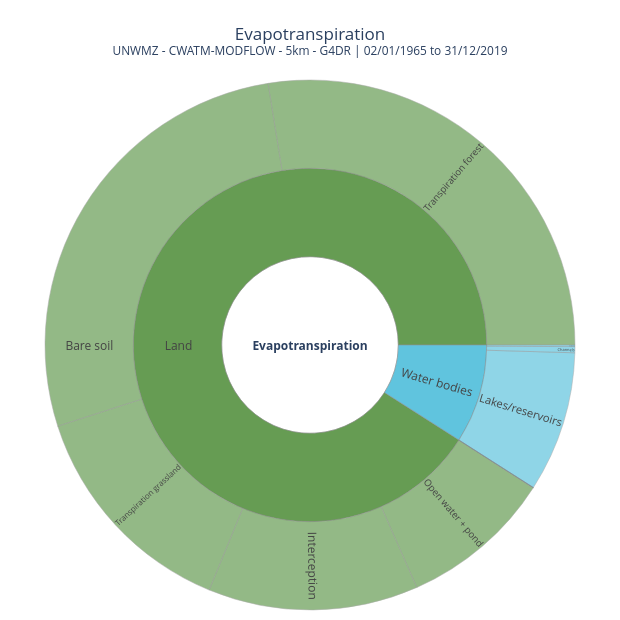

Notebook cell for this chart:
### Code cell
# cell no 15: Evapotranspiration - composition (not a balance): land and water bodies
# ET: terms defined in cell no 07
ETCOL = {"Land": "#669C53", "Water bodies": "#60C4DE"}
etsum = flux("ET_all")
centre = "<b>Evapotranspiration</b>"
ids, labels, parents, values, colors, hover = [centre], [centre], [""], [etsum], ["#ffffff"], [f"{etsum:.1f} mm, {etsum / nyears:.0f} mm/yr"]
for grp, lst in ET.items():
    vals = [(l, flux(c)) for l, c in lst if c in df.columns and flux(c) > 0]
    gv = sum(v for _, v in vals)
    if gv <= 0:
        continue
    ids.append(grp); labels.append(grp); parents.append(centre); values.append(gv); colors.append(ETCOL[grp])
    hover.append(f"{gv:.2f} mm, {gv / nyears:.0f} mm/yr, {100 * gv / etsum:.1f} %")
    for l, v in vals:
        ids.append(f"{grp}/{l}"); labels.append(l); parents.append(grp); values.append(v); colors.append(ETCOL[grp])
        hover.append(f"{v:.2f} mm, {v / nyears:.1f} mm/yr, {100 * v / etsum:.1f} %")
values[0] = sum(v for v, p in zip(values, parents) if p == centre)
# transpiration of the land covers + rest = sum_actTransTotal (check)
print(f"ET total {etsum:.2f} mm ({etsum / nyears:.0f} mm/yr), sum of the parts {values[0]:.2f} mm")
fig = go.Figure(go.Sunburst(ids=ids, labels=labels, parents=parents, values=values, branchvalues="total",
                            marker=dict(colors=colors, line=dict(color="#888", width=0.5)), customdata=hover,
                            hovertemplate="<b>%{label}</b><br>%{customdata}<extra></extra>", insidetextorientation="radial"))
fig.update_layout(title=dict(text=f"Evapotranspiration<br><sup>{title} | {period}</sup>", x=0.5), width=620, height=620,
                  margin=dict(l=10, r=10, t=80, b=10))
figs["Evapotranspiration"] = fig
fig.show()

### Figure 1 — Plotly figure (JSON) as saved in the notebook; plotly's stock layout.template omitted (floating-point values rounded to 4 significant figures)
{"data": [{"branchvalues": "total", "customdata": ["65837.3 mm, 1197 mm/yr", "59888.65 mm, 1089 mm/yr, 91.0 %", "18125.89 mm, 329.6 mm/yr, 27.5 %", "9105.79 mm, 165.6 mm/yr, 13.8 %", "8.83 mm, 0.2 mm/yr, 0.0 %", "2.66 mm, 0.0 mm/yr, 0.0 %", "18058.07 mm, 328.4 mm/yr, 27.4 %", "8439.98 mm, 153.5 mm/yr, 12.8 %", "6139.82 mm, 111.6 mm/yr, 9.3 %", "7.61 mm, 0.1 mm/yr, 0.0 %", "5948.61 mm, 108 mm/yr, 9.0 %", "5639.16 mm, 102.5 mm/yr, 8.6 %", "66.16 mm, 1.2 mm/yr, 0.1 %", "243.29 mm, 4.4 mm/yr, 0.4 %"], "hovertemplate": "<b>%{label}</b><br>%{customdata}<extra></extra>", "ids": ["<b>Evapotranspiration</b>", "Land", "Land/Transpiration forest", "Land/Transpiration grassland", "Land/Transpiration paddy", "Land/Transpiration non-paddy", "Land/Bare soil", "Land/Interception", "Land/Open water + pond", "Land/Irrigation losses", "Water bodies", "Water bodies/Lakes/reservoirs", "Water bodies/Small lakes", "Water bodies/Channels"], "insidetextorientation": "radial", "labels": ["<b>Evapotranspiration</b>", "Land", "Transpiration forest", "Transpiration grassland", "Transpiration paddy", "Transpiration non-paddy", "Bare soil", "Interception", "Open water + pond", "Irrigation losses", "Water bodies", "Lakes/reservoirs", "Small lakes", "Channels"], "marker": {"colors": ["#ffffff", "#669C53", "#669C53", "#669C53", "#669C53", "#669C53", "#669C53", "#669C53", "#669C53", "#669C53", "#60C4DE", "#60C4DE", "#60C4DE", "#60C4DE"], "line": {"color": "#888", "width": 0.5}}, "parents": ["", "<b>Evapotranspiration</b>", "Land", "Land", "Land", "Land", "Land", "Land", "Land", "Land", "<b>Evapotranspiration</b>", "Water bodies", "Water bodies", "Water bodies"], "type": "sunburst", "values": [65840.0, 59890.0, 18130.0, 9106.0, 8.833, 2.656, 18060.0, 8440.0, 6140.0, 7.613, 5949.0, 5639.0, 66.16, 243.3]}], "layout": {"height": 620, "margin": {"b": 10, "l": 10, "r": 10, "t": 80}, "title": {"text": "Evapotranspiration<br><sup>UNWMZ - CWATM-MODFLOW - 5km - G4DR | 02/01/1965 to 31/12/2019</sup>", "x": 0.5}, "width": 620}}
